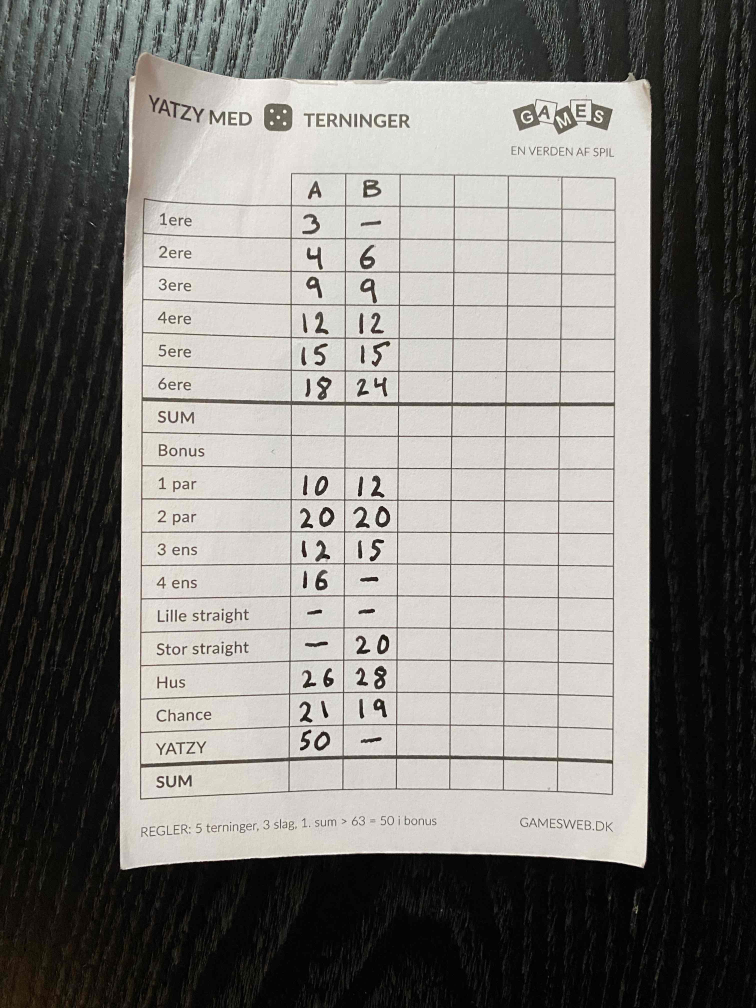
#> input picture asset/sample.jpg, 3024 x 4032 px (shown at 1/4 size)
$ python -i ImageProcessing.py   (imports and definitions only)   (older library calls are emulated)
#> lines starting #> are read from the running program, lines starting #| are printed output that depends on the picture; after the words box and inside, x2 and y2 are one past the last pixel; in counts of white or black regions, pixels touching at a corner belong together
#> further down, picture is the input picture: shape (4032, 3024, 3); mean B, G, R 120.9, 124.4, 126.4
import cv2
import numpy as np

import Utility
import Processing


class BinaryImage:

    def __init__(self, image, debug=False):
        self.debug = debug
        self.rgb_image = image

    def getBinaryImage(self):
        # 1. convert gray image
        gray_img = cv2.cvtColor(self.rgb_image, cv2.COLOR_BGR2GRAY)
        if (self.debug):
            Utility.showImage(gray_img,'gray image')

        # 2. remove shadow
        dilated_img = cv2.dilate(gray_img, np.ones((7,7), np.uint8))
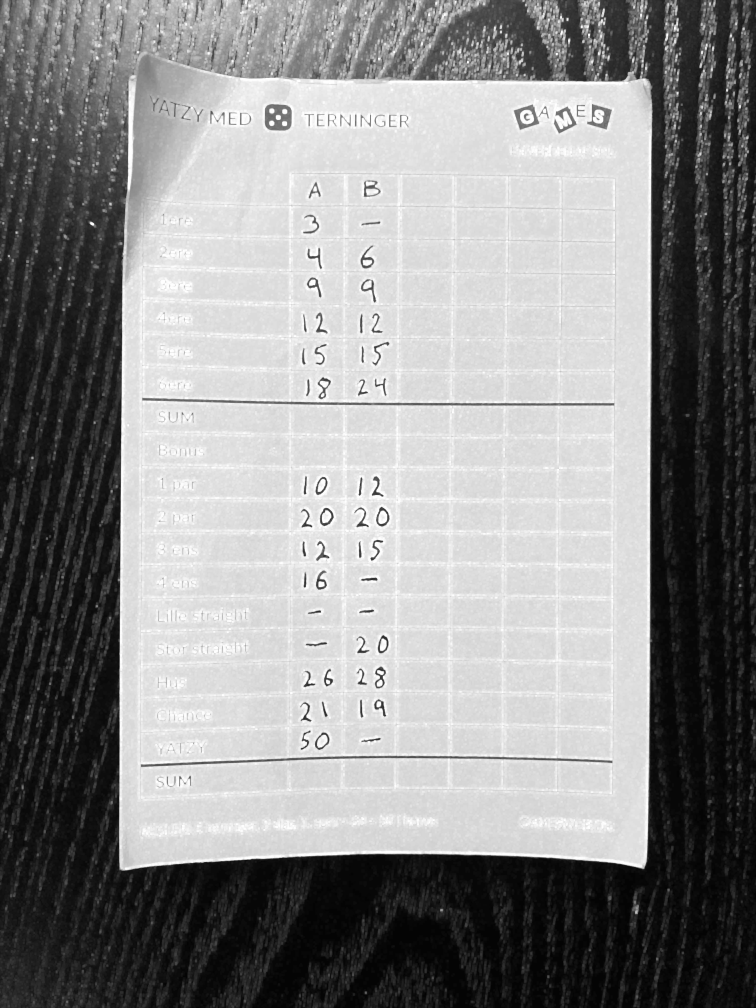
#> dilated_img: shape (4032, 3024) (shown at 1/4 size); min 1, max 255, mean 140.5
        bg_img = cv2.medianBlur(dilated_img, 99)
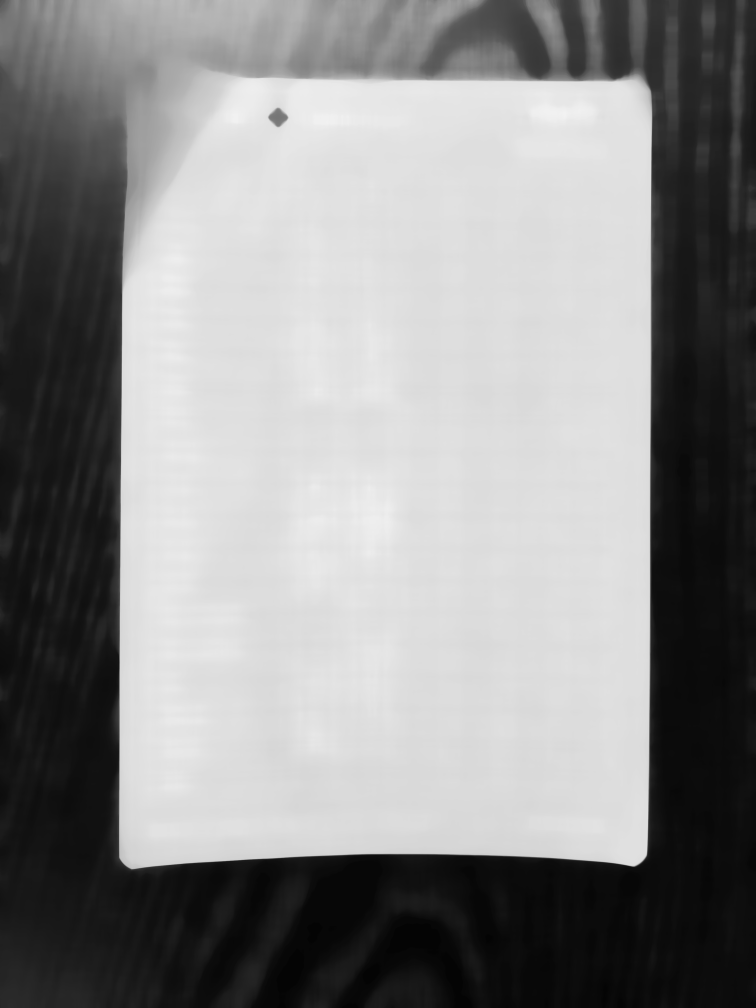
#> bg_img: shape (4032, 3024) (shown at 1/4 size); min 4, max 242, mean 138.7
        diff_img = 255 - cv2.absdiff(gray_img, bg_img)
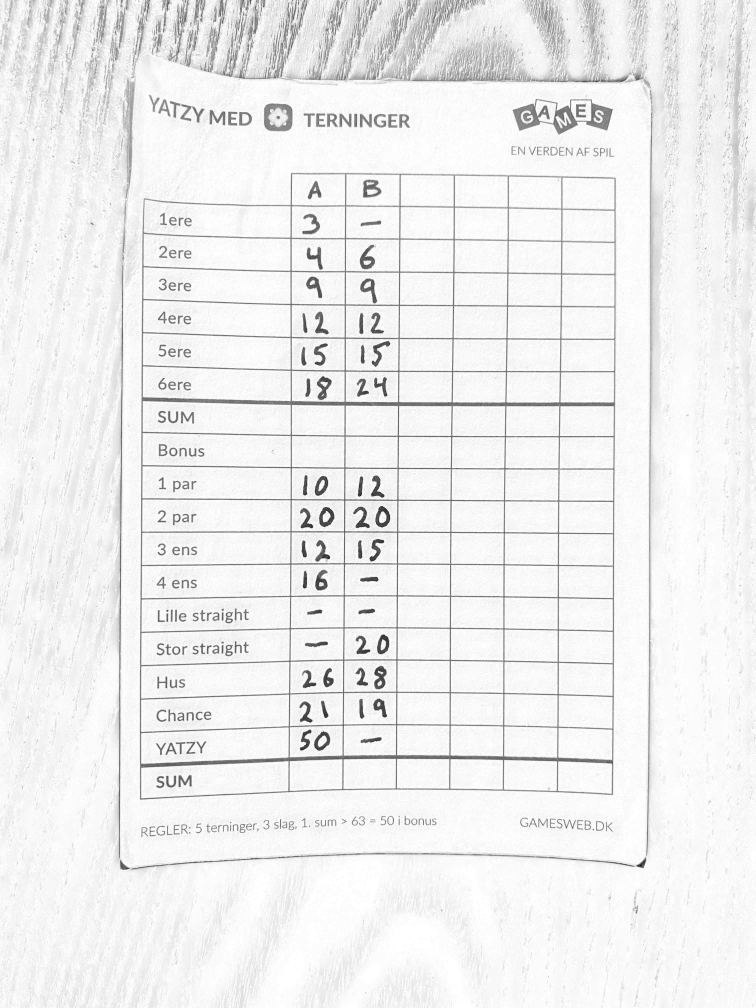
#> diff_img: shape (4032, 3024) (shown at 1/4 size); min 19, max 255, mean 238.4
        norm_img = diff_img.copy()
        cv2.normalize(diff_img, norm_img, alpha=0, beta=255, norm_type=cv2.NORM_MINMAX, dtype=cv2.CV_8UC1)
        if(self.debug):
            Utility.showImage(diff_img, 'remove shadow')

        # 3. convert 1-channel image (binary image)
        bilateral = cv2.bilateralFilter(gray_img, 11, 40, 40)
        blur = cv2.GaussianBlur(bilateral,(5,5),0)
        thresh_img = cv2.adaptiveThreshold(blur, 255, cv2.ADAPTIVE_THRESH_GAUSSIAN_C, cv2.THRESH_BINARY_INV, 35, 10)
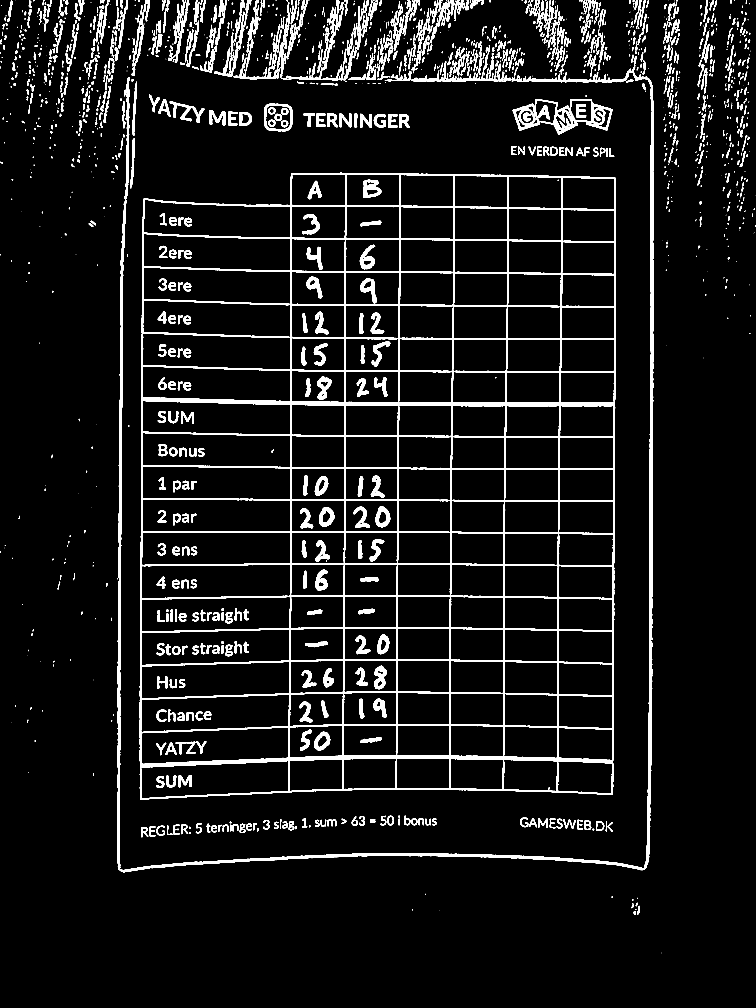
#> thresh_img: shape (4032, 3024) (shown at 1/4 size); 6.6% white; 1809 white regions (577 under 20 px), largest, box (x1, y1, x2, y2) and area: (559, 691, 2464, 3199) 331126, (469, 289, 2616, 3489) 85525, (2051, 396, 2451, 538) 16544

        if(self.debug):
            # Utility.showImage(bilateral, 'bilateral image')
            # Utility.showImage(blur, 'blur')
            Utility.showImage(thresh_img, 'thresholding (binary image)')

        return  thresh_img


class CellSheets:

    # [60 lines left out: functions __init__, getCellSheets, not called in this run]


class DigitBox:
    def __init__(self, cellSheet, debug=False):
        self.debug = debug
        self.cell_sheet = cellSheet


>>> import cv2
>>> picture = cv2.imread('asset/sample.jpg')
>>> result = BinaryImage(picture).getBinaryImage()
